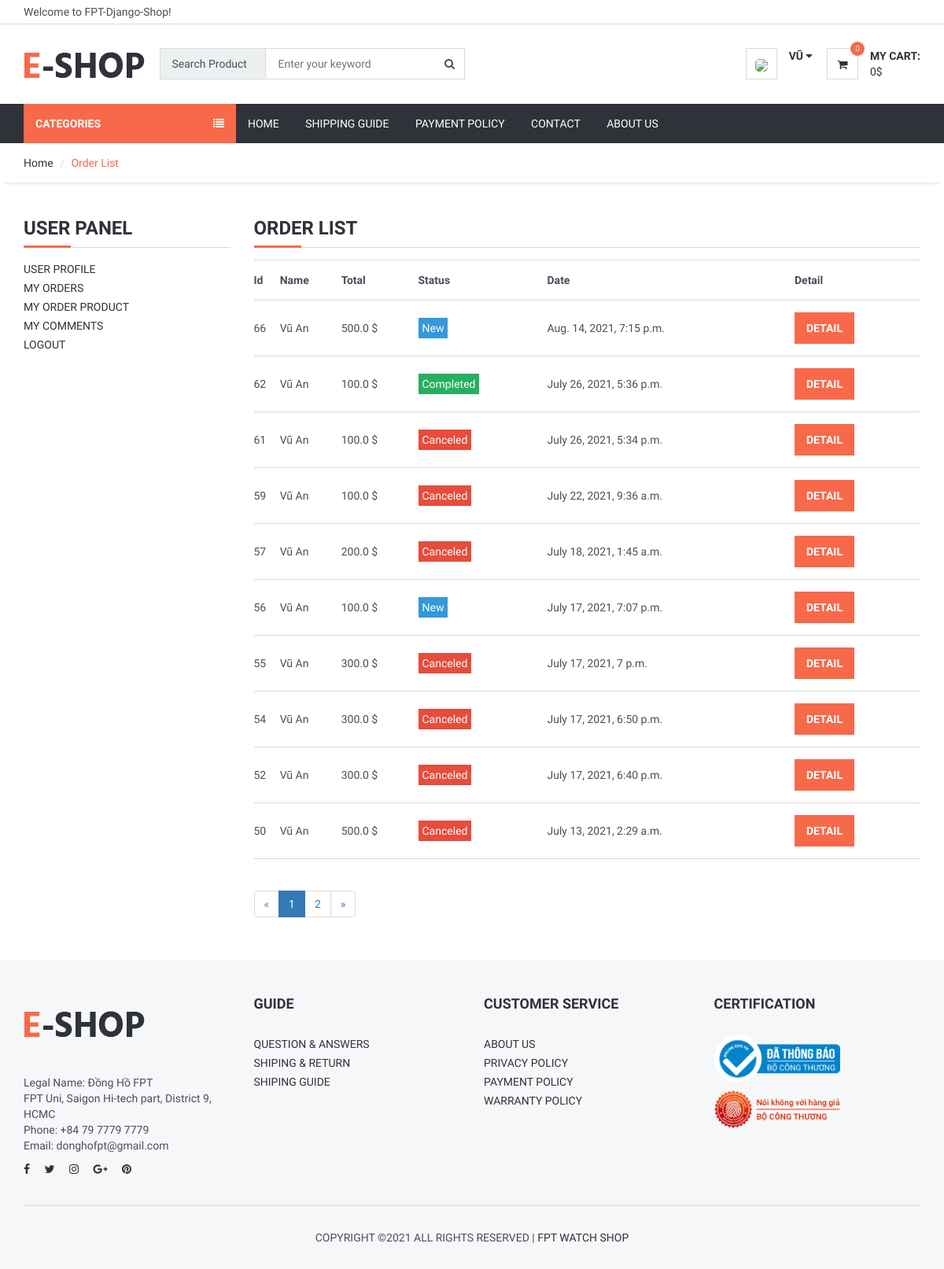
/user/orders/ (signed in), run on the app's committed database.
### order/models.py (models this page shows, shortened)
class Order(models.Model):
    STATUS = (
        ('New', 'New'),
        ('Accepted', 'Accepted'),
        ('Preparing', 'Preparing'),
        ('OnShipping', 'OnShipping'),
        ('Completed', 'Completed'),
        ('Canceled', 'Canceled'),
    )
    user = models.ForeignKey(User, on_delete=models.SET_NULL, null=True)
    code = models.CharField(max_length=5, editable=False)
    first_name = models.CharField(max_length=10)
    last_name = models.CharField(max_length=10)
    phone = models.CharField(blank=True, max_length=20)
    address = models.CharField(blank=True, max_length=150)
    city = models.CharField(blank=True, max_length=20)
    country = models.CharField(blank=True, max_length=20)
    total = models.FloatField()
    status=models.CharField(max_length=10,choices=STATUS,default='New')
    adminnote = models.CharField(blank=True, max_length=100)
    create_at=models.DateTimeField(auto_now_add=True)
    update_at=models.DateTimeField(auto_now=True)
    voucher = models.ForeignKey(Voucher, on_delete=models.SET_NULL, null=True, blank=True)
    total_after_used_voucher = models.FloatField(null=True, blank=True)

### user/views.py (the view)
# urls.py: path('orders/', views.user_orders, name='user_orders'),
def user_orders(request):
    category = Category.objects.filter(status='True')
    current_user = request.user
    orders = Order.objects.filter(user_id = current_user.id).order_by("-create_at")
    number_of_order = 10
    paginator = Paginator(orders, number_of_order)
    page_number = request.GET.get('page')
    orders = paginator.get_page(page_number)
    context = {'category': category,
                'orders': orders}
    return render(request, 'user/user_orders.html', context)

### order/cart.py (called while the page is built)
    def __len__(self):
        return sum(item["quantity"] for item in self.cart.values())

    def get_total_price_after_user_voucher(self):
        if self.voucher:
            if self.cart:
                return self.voucher['voucher']['total_after_used_voucher']
            else:
                return 0
        else:
            return self.get_total_price()

    def get_subtotal_price(self):
        if self.cart:
            return round(sum(float(item['price']) * item['quantity']
                for item in self.cart.values()),2)
        else:
            return 0

    def get_total_price(self):
        subtotal = self.get_subtotal_price()
        total = subtotal
        return total

### order/context_processors.py (called while the page is built)
def cart(request):
    return {'cart': Cart(request)}

### user/templates/user/user_orders.html (shortened to what this page needs)
{% extends 'home/homebase.html' %}
{% block sidebar %} {% include 'home/sidebar.html' %} {% endblock %}
{% block body %}
	<div id="breadcrumb">
		<div class="container">
			<ul class="breadcrumb">
				<li><a href="/">Home</a></li>
				<li class="active">Order List</li>
			</ul>
		</div>
	</div>
	<div class="section">
		<div class="container">
			<div class="row">
					<div class="col-md-3">
						{% include "user/user_panel.html" %}
					</div>
					<div class="col-md-9">
						<div class="order-summary clearfix">
							<div class="section-title">
								<h3 class="title">Order List</h3>
							</div>
                        <table class="shopping-cart-table table">
                            <tr>
                                <th class="text-left">Id </th>
                                <th class="text-left">Name</th>
                                <th class="text-left">Total </th>
                                <th class="text-left">Status </th>
                                <th class="text-left">Date </th>
                                <th class="text-left">Detail </th>
                            </tr>
                            {% for rs in orders %}
                                <tr>
                                    <td class="text-left">{{ rs.id}} </td>
                                    <td class="text-left">{{ rs.first_name}} {{ rs.last_name}}</td>
                                    <td class="text-left">
									{% if rs.voucher %}
										{{ rs.total_after_used_voucher}} $
									{% else %}
										{{ rs.total}} $
									{% endif %}
									</td>
									 {% if rs.status == 'New' or rs.status == 'Preparing'%}
                                    <td class="text-left"><span style="background-color:#3498db; color:white; padding:5px">{{ rs.status}}</span> </td>
									{% elif rs.status == 'Accepted' or rs.status == 'Completed'  %}
									<td class="text-left"><span style="background-color:#27ae60; color:white;padding:5px">{{ rs.status}}</span> </td>
									{% elif rs.status == 'OnShipping'%}
									<td class="text-left"><span style="background-color:#f1c40f; color:white;padding:5px">{{ rs.status}}</span> </td>
									{% else %}
									<td class="text-left"><span style="background-color:#e74c3c; color:white;padding:5px">{{ rs.status}}</span> </td>
									{% endif %}
                                    <td class="text-left">{{ rs.create_at}} </td>
                                    <td class="text-left"><a class="primary-btn" href="/user/order_detail/{{ rs.id }}"> Detail </a></td>
                                </tr>
                            {% endfor %}
                        </table>
						{% if orders.has_other_pages %}
							<ul class="pagination">
								{% if orders.has_previous %}
									<li><a href="?page={{ orders.previous_page_number }}">&laquo;</a></li>
								{% else %}
									<li class="disabled"><span>&laquo;</span></li>
								{% endif %}
								{% for i in orders.paginator.page_range %}
									{% if orders.number == i %}
										<li class="active"><span>{{ i }} <span class="sr-only">(current)</span></span></li>
									{% else %}
										<li><a href="?page={{ i }}">{{ i }}</a></li>
									{% endif %}
								{% endfor %}
								{% if orders.has_next %}
									<li><a href="?page={{ orders.next_page_number }}">&raquo;</a></li>
								{% else %}
									<li class="disabled"><span>&raquo;</span></li>
								{% endif %}
							</ul>
							{% endif %}
						</div>
					</div>
			</div>
		</div>
	</div>
{% endblock %}

### home/templates/home/header.html (shortened to what this page needs)
	{% load static %}
	<header>
		<div id="top-header">
			<div class="container">
				<div class="pull-left">
					<span>Welcome to FPT-Django-Shop!</span>
				</div>
			</div>
		</div>
		<div id="header">
			<div class="container">
				<div class="pull-left">
					<div class="header-logo">
						<a class="logo" href="/">
							<img src="{% static './img/logo.png' %}" alt="">
						</a>
					</div>
					<div class="header-search">
						<form action="/search/" method="POST">
							<input id="query" name="query" class="input search-input" type="text" placeholder="Enter your keyword">
						 	<select name="catid" class="input search-categories"
							 style="background-color: #ecf0f1;-webkit-appearance: none;"
							 onmousedown="(function(e){ e.preventDefault(); })(event, this)">
								<option value="0" hidden>Search Product</option>
							</select>
							<button class="search-btn"><i class="fa fa-search"></i></button>
						</form>
					</div>
				</div>
				<div class="pull-right">
					<ul class="header-btns">
						<li class="header-account dropdown default-dropdown">
						{% if user.id is not None %}
							<div class="dropdown-toggle" role="button" data-toggle="dropdown" aria-expanded="true">
								<div class="header-btns-icon">
									<img src="{{ request.session.userimage }}" style="height: 40px; border-radius: 30%">
								</div>
								<strong class="text-uppercase">{{user.first_name}} <i class="fa fa-caret-down"></i></strong>
							</div>
						{% else %}
							<a href="/login" class="text-uppercase">Login</a> / <a href="/signup" class="text-uppercase">Sign Up</a>
						{% endif %}
						</li>
						<li class="header-cart dropdown default-dropdown">
							<a href="/shopcart/" >
								<div class="header-btns-icon">
									<i class="fa fa-shopping-cart"></i>
									<span class="qty" id="cart-count">
										{% with total_quantity=cart|length %}
                    							{{ total_quantity}}
										{% endwith %}
									</span>
								</div>
								<strong class="text-uppercase">My Cart:</strong>
								<br>
								<span id="cart-price">{{cart.get_total_price_after_user_voucher}}$</span>
							</a>
						</li>
					</ul>
				</div>
			</div>
		</div>
	</header>

### home/static/css/style.css (style rules this page uses)
body { font-family: 'Hind', sans-serif; color: #4A4E5A; overflow-x: hidden; }
h1, h2, h3, h4, h5, h6 { color: #30323A; margin: 0 0 10px; font-weight: 700; }
a { color: #30323A; -webkit-transition: 0.3s color; transition: 0.3s color; }
strong { color: #30323A; }
ul, ol { margin: 0; padding: 0; list-style: none }
.main-btn, .primary-btn { display: inline-block; padding: 10px 15px; text-transform: uppercase; font-weight: 700; border: none; -webkit-transition: 0.3s all; transition: 0.3s all; }
.primary-btn { color: #FFF; background-color: #F8694A; }
.input { width: 100%; height: 40px; padding: 0px 15px; border: none; background-color: transparent; -webkit-box-shadow: 0px 0px 0px 1px #DADADA inset, 0px 0px 0px 5px transparent; box-shadow: 0px 0px 0px 1px #DADADA inset, 0px 0px 0px 5px transparent; -webkit-transition: 0.3s all; transition: 0.3s all; }
.section { padding-top: 30px; padding-bottom: 30px; }
.section-title { position: relative; margin-bottom: 15px; margin-top: 15px; border-bottom: 1px solid #DADADA; }
.section-title .title { display: inline-block; text-transform: uppercase; }
.section-title:after { content: ""; position: absolute; left: 0; bottom: -1.5px; height: 3px; width: 60px; background-color: #F8694A; }
#breadcrumb { -webkit-box-shadow: 0px 6px 6px -6px rgba(0, 0, 0, 0.175); box-shadow: 0px 6px 6px -6px rgba(0, 0, 0, 0.175); }
.breadcrumb { background-color: transparent; border: none; border-radius: 0px; padding: 15px 0px; margin: 0; }
.breadcrumb>.active { color: #F8694A; }
.breadcrumb>li+li:before { color: #DADADA; }
#header { padding-top: 15px; padding-bottom: 15px; }
#top-header { padding-top: 5px; padding-bottom: 5px; border-bottom: 1px solid #DADADA; }
.header-logo { display: inline-block; margin-right: 15px; }
.header-logo .logo>img { width: 100%; max-height: 70px; }
.header-search { display: inline-block; padding: 15px 0px; max-width: 400px; }
.header-search>form { position: relative; }
.header-search>form .search-input { padding-left: 150px; padding-right: 45px; }
.header-search>form .search-categories { position: absolute; left: 0px; top: 0px; width: 135px; }
.header-search>form .search-btn { position: absolute; top: 0px; right: 0px; width: 40px; height: 40px; background-color: transparent; border: none; }
.header-btns>li { display: inline-block; vertical-align: top; padding: 15px 0px; }
.header-btns>li+li { margin-left: 15px; }
.header-btns>li .header-btns-icon { position: relative; float: left; margin-right: 15px; width: 40px; height: 40px; line-height: 40px; text-align: center; color: #30323A; background-color: #FFF; border: 1px solid #DADADA; }
.header-btns .dropdown-toggle { display: block; cursor: pointer; }
.header-cart .header-btns-icon .qty { position: absolute; right: -9px; top: -9px; width: 18px; height: 18px; line-height: 18px; text-align: center; font-size: 10px; background: #F8694A; color: #FFF; border-radius: 50%; }
.shopping-cart-table>tbody>tr>td, .shopping-cart-table>tbody>tr>th, .shopping-cart-table>tfoot>tr>td, .shopping-cart-table>tfoot>tr>th, .shopping-cart-table>thead>tr>td, .shopping-cart-table>thead>tr>th { padding: 15px 0px; vertical-align: middle; border-top: 1px solid #DADADA; }
.shopping-cart-table>tbody>tr:last-child>td { border-bottom: 1px solid #DADADA; }

### data on the page
Order: id "66", first_name "Vũ", last_name "An", total "500.0", status "New", create_at "Aug. 14, 2021, 7:15 p.m."
Order: id "62", first_name "Vũ", last_name "An", total "100.0", status "Completed", create_at "July 26, 2021, 5:36 p.m."
Order: id "61", first_name "Vũ", last_name "An", total "100.0", status "Canceled", create_at "July 26, 2021, 5:34 p.m."
Order: id "59", first_name "Vũ", last_name "An", total "100.0", status "Canceled", create_at "July 22, 2021, 9:36 a.m."
Order: id "57", first_name "Vũ", last_name "An", total "200.0", status "Canceled", create_at "July 18, 2021, 1:45 a.m."
Order: id "56", first_name "Vũ", last_name "An", total "100.0", status "New", create_at "July 17, 2021, 7:07 p.m."
Order: id "55", first_name "Vũ", last_name "An", total "300.0", status "Canceled", create_at "July 17, 2021, 7 p.m."
Order: id "54", first_name "Vũ", last_name "An", total "300.0", status "Canceled", create_at "July 17, 2021, 6:50 p.m."
Order: id "52", first_name "Vũ", last_name "An", total "300.0", status "Canceled", create_at "July 17, 2021, 6:40 p.m."
Order: id "50", first_name "Vũ", last_name "An", total "500.0", status "Canceled", create_at "July 13, 2021, 2:29 a.m."

### other printed values
{{ user.first_name }} "VŨ"
{{ total_quantity }} "0"
{{ cart.get_total_price_after_user_voucher }} "0"
{{ i }} "1"
{{ i }} "2"
